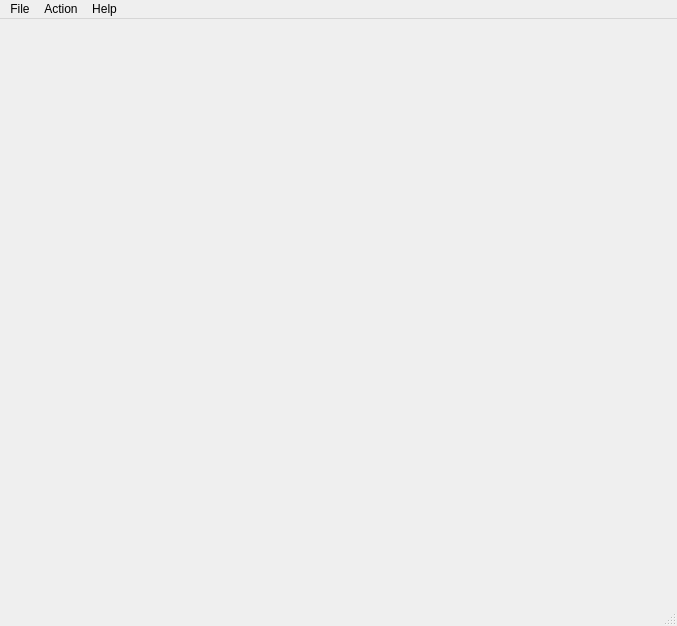
<?xml version="1.0" encoding="UTF-8"?>
<ui version="4.0">
 <author>cobaohieu</author>
 <class>mainWindow</class>
 <widget class="QMainWindow" name="mainWindow">
  <property name="windowModality">
   <enum>Qt::NonModal</enum>
  </property>
  <property name="enabled">
   <bool>true</bool>
  </property>
  <property name="geometry">
   <rect>
    <x>0</x>
    <y>0</y>
    <width>677</width>
    <height>626</height>
   </rect>
  </property>
  <property name="focusPolicy">
   <enum>Qt::NoFocus</enum>
  </property>
  <property name="windowTitle">
   <string>Pixy Camera Control (2020)</string>
  </property>
  <property name="locale">
   <locale language="English" country="UnitedStates"/>
  </property>
  <widget class="QWidget" name="centralwidget">
   <widget class="QWidget" name="layoutWidget">
    <property name="geometry">
     <rect>
      <x>10</x>
      <y>20</y>
      <width>659</width>
      <height>541</height>
     </rect>
    </property>
    <layout class="QGridLayout" name="videoLayout"/>
   </widget>
  </widget>
  <widget class="QStatusBar" name="statusbar"/>
  <widget class="QMenuBar" name="menuBar">
   <property name="geometry">
    <rect>
     <x>0</x>
     <y>0</y>
     <width>677</width>
     <height>25</height>
    </rect>
   </property>
   <widget class="QMenu" name="menuFile">
    <property name="title">
     <string>File</string>
    </property>
    <addaction name="separator"/>
    <addaction name="separator"/>
    <addaction name="separator"/>
    <addaction name="actionConfigure"/>
    <addaction name="actionSave_Pixy_parameters"/>
    <addaction name="actionLoad_Pixy_parameters"/>
    <addaction name="actionExit"/>
   </widget>
   <widget class="QMenu" name="menuAction">
    <property name="title">
     <string>Action</string>
    </property>
    <addaction name="actionRun_Stop"/>
    <addaction name="actionDefault_Program"/>
    <addaction name="actionGet_frame"/>
    <addaction name="actionRGB_color_detect"/>
    <addaction name="actionScan_QR_code"/>
   </widget>
   <widget class="QMenu" name="menuHelp">
    <property name="title">
     <string>Help</string>
    </property>
    <addaction name="separator"/>
    <addaction name="separator"/>
    <addaction name="actionHelp"/>
    <addaction name="actionAbout"/>
   </widget>
   <addaction name="menuFile"/>
   <addaction name="menuAction"/>
   <addaction name="menuHelp"/>
  </widget>
  <action name="actionHelp">
   <property name="text">
    <string>Help (F1)</string>
   </property>
  </action>
  <action name="actionAbout">
   <property name="text">
    <string>About (F12)</string>
   </property>
  </action>
  <action name="actionRun_Stop">
   <property name="text">
    <string>Start/Stop (Space)</string>
   </property>
  </action>
  <action name="actionDefault_Program">
   <property name="text">
    <string>Default program (ctrl+D)</string>
   </property>
  </action>
  <action name="actionScan_QR_code">
   <property name="text">
    <string>Scan QR code (Ctrl+Q)</string>
   </property>
  </action>
  <action name="actionRGB_color_detect">
   <property name="text">
    <string>RGB color detect (Ctrl+R)</string>
   </property>
  </action>
  <action name="actionSave_Pixy_parameters">
   <property name="text">
    <string>Save Pixy parameters (Ctrl+P)</string>
   </property>
  </action>
  <action name="actionConfigure">
   <property name="text">
    <string>Configure (Ctrl+,)</string>
   </property>
  </action>
  <action name="actionLoad_Pixy_parameters">
   <property name="text">
    <string>Load Pixy parameters (Ctrl + L)</string>
   </property>
  </action>
  <action name="actionExit">
   <property name="text">
    <string>Exit (Ctrl+W)</string>
   </property>
  </action>
  <action name="actionGet_frame">
   <property name="text">
    <string>Get frame (Ctrl+G)</string>
   </property>
  </action>
 </widget>
 <resources/>
 <connections/>
</ui>
